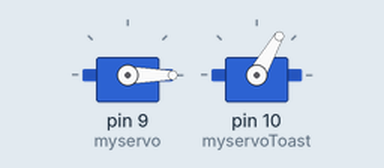
Recording of a sketch running on a simulated Arduino Uno, built with avr-gcc and run on an emulated ATmega328P. Shown: 2 × servo. Random numbers use the default seed unless the sketch sets one.

Above: at 3.05 s.
Timing chart, 0 to 40.0 s (numbered marks = the images above):
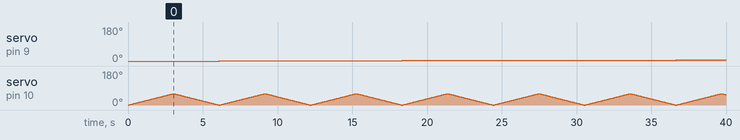

Measured:
- by itself, servo on pin 9 (myservo): moves from 0° to 6° over 30.5 s

The sketch:

sketch_may12a.ino
```cpp
#include <Servo.h>

Servo myservo;
Servo myservoToast;

long lastTopMovement = 0;
int goalTopPosition;
int goalTopSpeed;
int currentTopPosition;
const int topAngle = 75;

int pos = 0;


void setup() {
  // put your setup code here, to run once:
  currentTopPosition = 0;
  myservo.attach(9);
  myservoToast.attach(10);
  myservo.write(currentTopPosition);
  myservoToast.write(0);
  goalTopPosition = getRandomTopPosition();
  goalTopSpeed = getRandomTopSpeed();
  Serial.begin(9600);
}

void loop() {
  // put your main code here, to run repeatedly:
  if(goalTopPosition != currentTopPosition && millis() - lastTopMovement > goalTopSpeed) {
    moveTop();
  } else if (millis() - lastTopMovement > 2000) {
    goalTopPosition = getRandomTopPosition();
    goalTopSpeed = getRandomTopSpeed();
  }

  // below is just for testing the second servo:
  for(pos = 0; pos <= 60; pos += 1) // goes from 0 degrees to 180 degrees
  {                                  // in steps of 1 degree
    myservoToast.write(pos);              // tell servo to go to position in variable 'pos'
    delay(50);                       // waits 15ms for the servo to reach the position
  }
  for(pos = 60; pos>=0; pos-=1)     // goes from 180 degrees to 0 degrees
  {
    myservoToast.write(pos);              // tell servo to go to position in variable 'pos'
    delay(50);                       // waits 15ms for the servo to reach the position
  }


}

void moveTop() {
  currentTopPosition = currentTopPosition + (goalTopPosition - currentTopPosition)/abs(goalTopPosition - currentTopPosition);
  myservo.write(currentTopPosition);
  lastTopMovement = millis();
}

int getRandomTopPosition() {
  return random(5,topAngle);
}

int getRandomTopSpeed() {
  int randomNum = random(0,20);
  if(abs(goalTopPosition - randomNum) < 10) {
    randomNum = goalTopPosition; // just use this opportunity to "wait"
    lastTopMovement = millis();
  } else if (goalTopPosition - currentTopPosition > 25) {
    randomNum = 25;
  }
  return randomNum;
}
```
